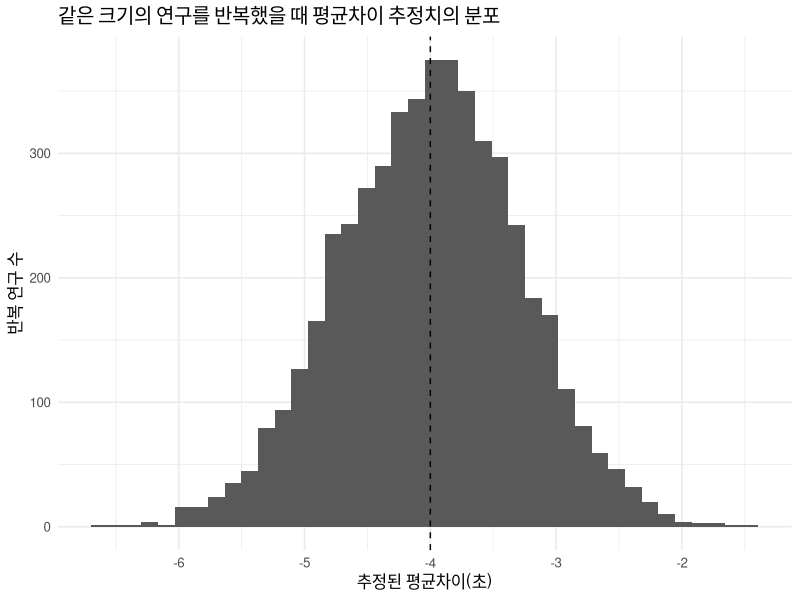
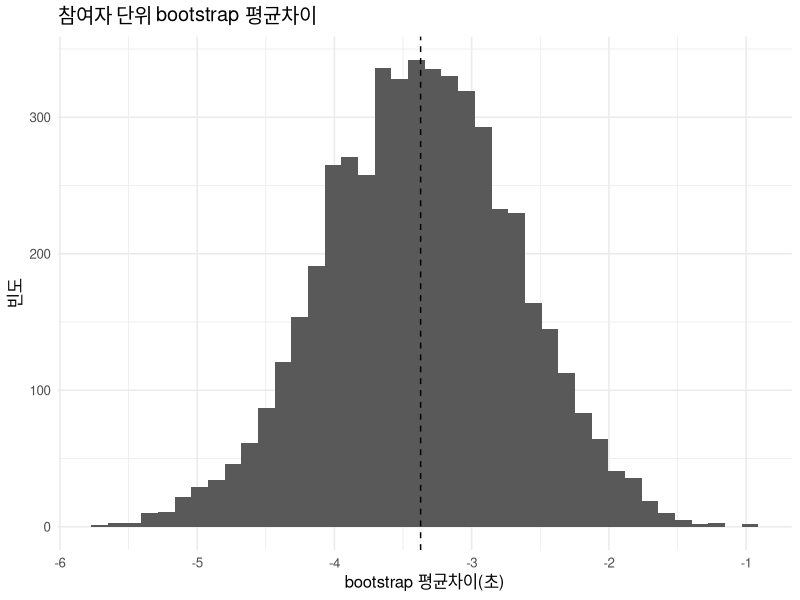
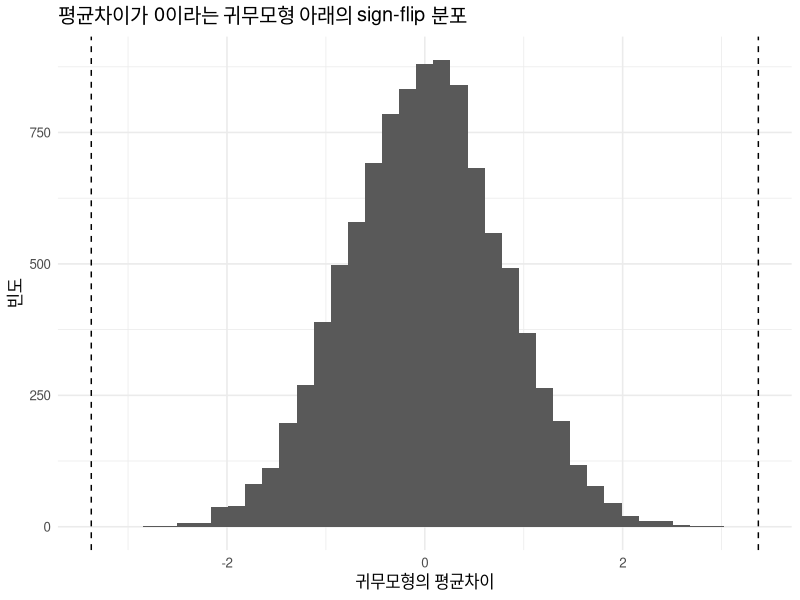
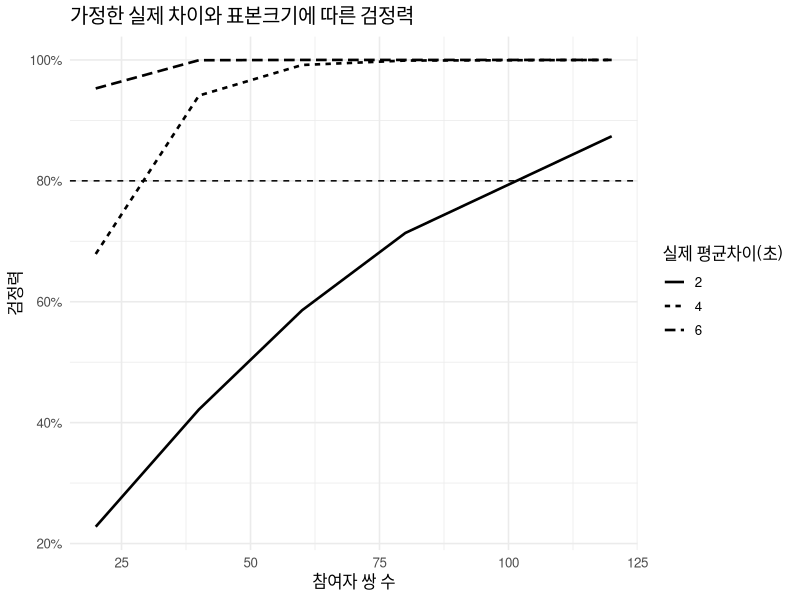
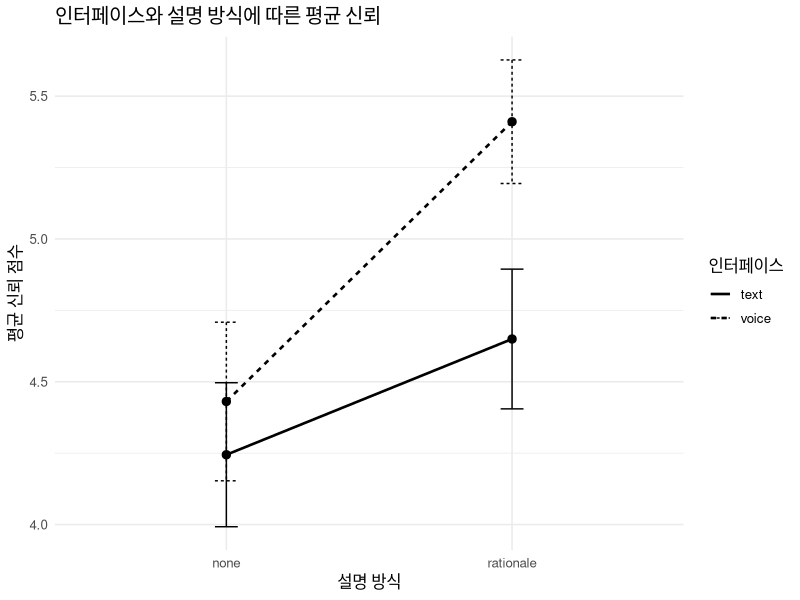
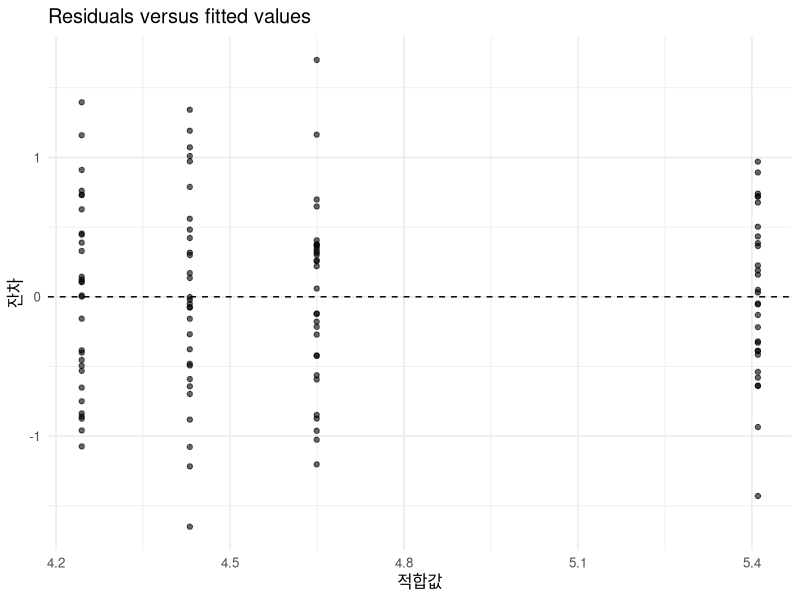
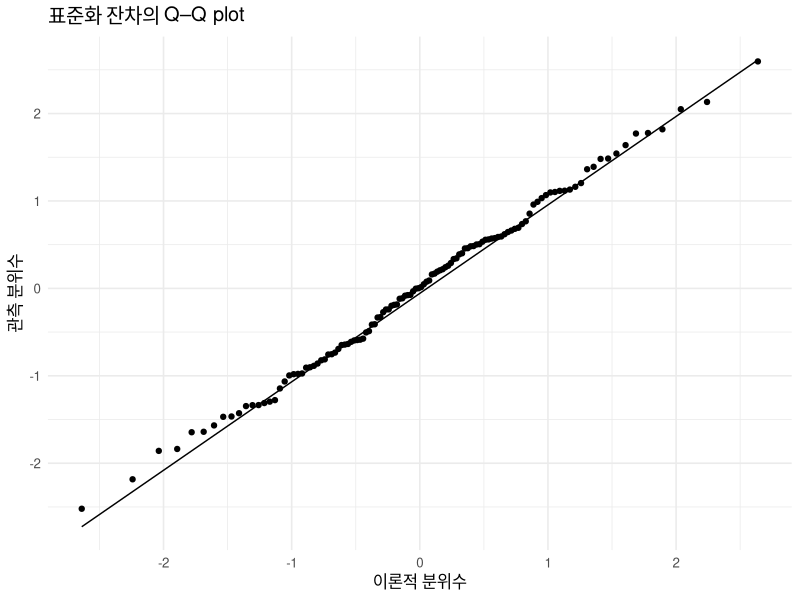
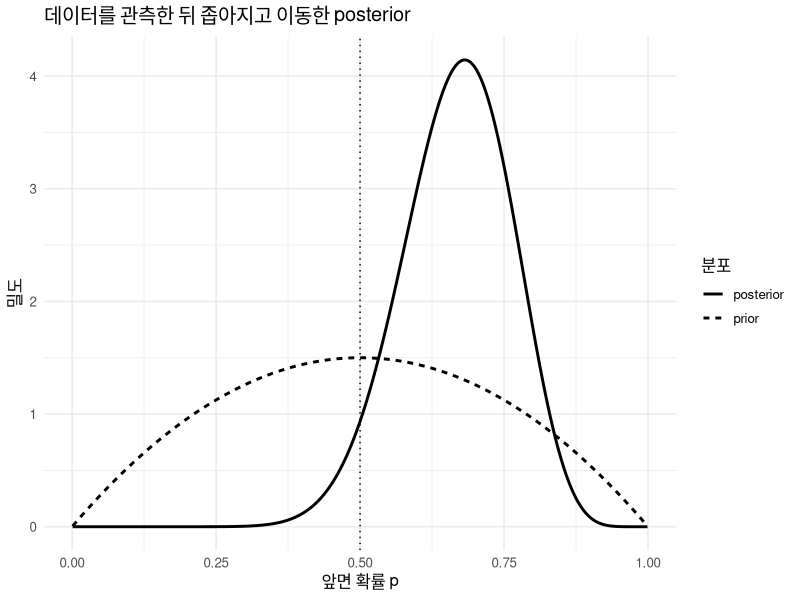

R code for these plots, in order:
## ---- chunk 1
#| label: setup
#| message: false
#| warning: false

library(tidyverse)

theme_set(theme_minimal(base_size = 12))
## ---- chunk 2
#| label: create-paired-hci-data
#| include: false

set.seed(2026)

participants <- tibble(
  participant_id = sprintf("P%03d", 1:96),
  expertise = factor(
    rep(c("novice", "experienced"), each = 48),
    levels = c("novice", "experienced")
  ),
  sequence = factor(
    rep(
      rep(c("text_first", "voice_first"), each = 24),
      times = 2
    ),
    levels = c("text_first", "voice_first")
  ),
  participant_intercept = rnorm(96, mean = 0, sd = 6)
)

hci_trials <- participants |>
  crossing(
    interface = factor(
      c("text", "voice"),
      levels = c("text", "voice")
    )
  ) |>
  mutate(
    period = case_when(
      sequence == "text_first" & interface == "text" ~ 1L,
      sequence == "text_first" & interface == "voice" ~ 2L,
      sequence == "voice_first" & interface == "voice" ~ 1L,
      TRUE ~ 2L
    ),
    completion_time =
      58 + participant_intercept -
      4 * (expertise == "experienced") -
      6 * (interface == "voice") +
      4 * (expertise == "experienced" & interface == "voice") -
      2 * (period == 2L) +
      rnorm(n(), mean = 0, sd = 5),
    completion_time = round(completion_time, 1)
  ) |>
  select(
    participant_id,
    expertise,
    sequence,
    period,
    interface,
    completion_time
  )
## ---- chunk 3
glimpse(hci_trials)
## ---- chunk 4
hci_trials |>
  summarise(
    rows = n(),
    participants = n_distinct(participant_id),
    observations_per_participant = n() / n_distinct(participant_id)
  )
## ---- chunk 5
paired_differences <- hci_trials |>
  select(participant_id, expertise, interface, completion_time) |>
  pivot_wider(
    names_from = interface,
    values_from = completion_time
  ) |>
  mutate(
    difference_voice_minus_text = voice - text
  )

paired_differences |>
  select(participant_id, expertise, text, voice, difference_voice_minus_text) |>
  slice_head(n = 8)
## ---- chunk 6
paired_summary <- paired_differences |>
  summarise(
    n_participants = n(),
    estimate = mean(difference_voice_minus_text),
    sd_difference = sd(difference_voice_minus_text),
    standard_error = sd_difference / sqrt(n_participants)
  )

paired_summary
## ---- chunk 7
set.seed(2026)

sampling_distribution <- tibble(simulation = 1:5000) |>
  mutate(
    estimate = map_dbl(
      simulation,
      function(sim_id) {
        mean(rnorm(96, mean = -4, sd = 7))
      }
    )
  )

sampling_distribution |>
  ggplot(aes(estimate)) +
  geom_histogram(bins = 40) +
  geom_vline(xintercept = -4, linetype = "dashed") +
  labs(
    title = "같은 크기의 연구를 반복했을 때 평균차이 추정치의 분포",
    x = "추정된 평균차이(초)",
    y = "반복 연구 수"
  )
## ---- chunk 8
paired_ci <- paired_summary |>
  mutate(
    critical_t = qt(0.975, df = n_participants - 1),
    lower = estimate - critical_t * standard_error,
    upper = estimate + critical_t * standard_error
  )

paired_ci
## ---- chunk 9
paired_test <- t.test(
  paired_differences$voice,
  paired_differences$text,
  paired = TRUE,
  conf.level = 0.95
)

paired_test
## ---- chunk 10
smallest_effect_of_interest <- 3

paired_ci |>
  transmute(
    estimate,
    lower,
    upper,
    practical_interpretation = case_when(
      upper < -smallest_effect_of_interest ~
        "voice가 실질적으로 의미 있게 더 빠를 가능성과 일치",
      lower > smallest_effect_of_interest ~
        "text가 실질적으로 의미 있게 더 빠를 가능성과 일치",
      lower >= -smallest_effect_of_interest &
        upper <= smallest_effect_of_interest ~
        "실질적으로 작은 차이와 일치",
      TRUE ~
        "중요한 효과와 작은 효과를 아직 구분하기 어려움"
    )
  )
## ---- chunk 11
effect_size_dz <- paired_differences |>
  summarise(
    d_z = mean(difference_voice_minus_text) /
      sd(difference_voice_minus_text)
  )

effect_size_dz
## ---- chunk 12
set.seed(2026)

bootstrap_estimates <- tibble(bootstrap_id = 1:5000) |>
  mutate(
    estimate = map_dbl(
      bootstrap_id,
      function(bootstrap_id) {
        sampled_rows <- sample(
          seq_len(nrow(paired_differences)),
          replace = TRUE
        )

        mean(
          paired_differences$difference_voice_minus_text[sampled_rows]
        )
      }
    )
  )

bootstrap_estimates |>
  summarise(
    lower = quantile(estimate, 0.025),
    upper = quantile(estimate, 0.975)
  )
## ---- chunk 13
bootstrap_estimates |>
  ggplot(aes(estimate)) +
  geom_histogram(bins = 40) +
  geom_vline(
    xintercept = mean(paired_differences$difference_voice_minus_text),
    linetype = "dashed"
  ) +
  labs(
    title = "참여자 단위 bootstrap 평균차이",
    x = "bootstrap 평균차이(초)",
    y = "빈도"
  )
## ---- chunk 14
tibble(
  estimate = unname(paired_test$estimate),
  confidence_lower = paired_test$conf.int[1],
  confidence_upper = paired_test$conf.int[2],
  t_value = unname(paired_test$statistic),
  degrees_of_freedom = unname(paired_test$parameter),
  p_value = paired_test$p.value
)
## ---- chunk 15
set.seed(2026)

observed_difference <- mean(
  paired_differences$difference_voice_minus_text
)

sign_flip_null <- replicate(
  10000,
  {
    random_signs <- sample(
      c(-1, 1),
      size = nrow(paired_differences),
      replace = TRUE
    )

    mean(
      paired_differences$difference_voice_minus_text * random_signs
    )
  }
)

sign_flip_p_value <- mean(
  abs(sign_flip_null) >= abs(observed_difference)
)

sign_flip_p_value
## ---- chunk 16
tibble(null_estimate = sign_flip_null) |>
  ggplot(aes(null_estimate)) +
  geom_histogram(bins = 40) +
  geom_vline(
    xintercept = c(-abs(observed_difference), abs(observed_difference)),
    linetype = "dashed"
  ) +
  labs(
    title = "평균차이가 0이라는 귀무모형 아래의 sign-flip 분포",
    x = "귀무모형의 평균차이",
    y = "빈도"
  )
## ---- chunk 17
power_grid <- crossing(
  n_pairs = c(20, 40, 60, 80, 120),
  true_difference = c(2, 4, 6)
) |>
  mutate(
    power = map2_dbl(
      n_pairs,
      true_difference,
      function(n_i, difference_i) {
        power.t.test(
          n = n_i,
          delta = difference_i,
          sd = 7,
          sig.level = 0.05,
          type = "paired",
          alternative = "two.sided"
        )$power
      }
    )
  )

power_grid
## ---- chunk 18
power_grid |>
  mutate(true_difference = factor(true_difference)) |>
  ggplot(aes(n_pairs, power, linetype = true_difference)) +
  geom_line(linewidth = 0.9) +
  geom_hline(yintercept = 0.8, linetype = "dashed") +
  scale_y_continuous(labels = scales::label_percent()) +
  labs(
    title = "가정한 실제 차이와 표본크기에 따른 검정력",
    x = "참여자 쌍 수",
    y = "검정력",
    linetype = "실제 평균차이(초)"
  )
## ---- chunk 19
precision_grid <- tibble(
  n_pairs = c(20, 40, 60, 80, 120)
) |>
  mutate(
    expected_margin_of_error =
      qt(0.975, df = n_pairs - 1) * 7 / sqrt(n_pairs)
  )

precision_grid
## ---- chunk 20
1 - (1 - 0.05)^20
## ---- chunk 21
example_p_values <- c(0.004, 0.018, 0.031, 0.061, 0.20)

tibble(
  raw_p = example_p_values,
  holm_p = p.adjust(example_p_values, method = "holm"),
  fdr_p = p.adjust(example_p_values, method = "BH")
)
## ---- chunk 22
#| label: create-factorial-data
#| include: false

set.seed(2027)

factorial_hci <- crossing(
  interface = factor(
    c("text", "voice"),
    levels = c("text", "voice")
  ),
  explanation = factor(
    c("none", "rationale"),
    levels = c("none", "rationale")
  ),
  participant_in_cell = 1:30
) |>
  mutate(
    participant_id = sprintf(
      "%s_%s_%02d",
      as.character(interface),
      as.character(explanation),
      participant_in_cell
    ),
    trust =
      4.2 +
      0.25 * (interface == "voice") +
      0.35 * (explanation == "rationale") +
      0.65 * (interface == "voice" & explanation == "rationale") +
      rnorm(n(), mean = 0, sd = 0.65),
    trust = pmin(pmax(trust, 1), 7)
  )
## ---- chunk 23
cell_summary <- factorial_hci |>
  summarise(
    n = n(),
    mean_trust = mean(trust),
    se = sd(trust) / sqrt(n),
    critical_t = qt(0.975, df = n - 1),
    lower = mean_trust - critical_t * se,
    upper = mean_trust + critical_t * se,
    .by = c(interface, explanation)
  )

cell_summary
## ---- chunk 24
cell_summary |>
  ggplot(
    aes(
      explanation,
      mean_trust,
      group = interface,
      linetype = interface
    )
  ) +
  geom_line(linewidth = 0.9) +
  geom_point(size = 2.5) +
  geom_errorbar(
    aes(ymin = lower, ymax = upper),
    width = 0.08
  ) +
  labs(
    title = "인터페이스와 설명 방식에 따른 평균 신뢰",
    x = "설명 방식",
    y = "평균 신뢰 점수",
    linetype = "인터페이스"
  )
## ---- chunk 25
factorial_model <- lm(
  trust ~ interface * explanation,
  data = factorial_hci
)

summary(factorial_model)
## ---- chunk 26
anova(factorial_model)
## ---- chunk 27
confint(factorial_model)
## ---- chunk 28
cell_grid <- crossing(
  interface = factor(
    c("text", "voice"),
    levels = levels(factorial_hci[["interface"]])
  ),
  explanation = factor(
    c("none", "rationale"),
    levels = levels(factorial_hci[["explanation"]])
  )
)

prediction_matrix <- predict(
  factorial_model,
  newdata = cell_grid,
  interval = "confidence"
)

model_cell_estimates <- bind_cols(
  cell_grid,
  as_tibble(prediction_matrix)
)

model_cell_estimates
## ---- chunk 29
model_diagnostics <- tibble(
  fitted = fitted(factorial_model),
  residual = residuals(factorial_model),
  standardized_residual = rstandard(factorial_model)
)
## ---- chunk 30
model_diagnostics |>
  ggplot(aes(fitted, residual)) +
  geom_point(alpha = 0.6) +
  geom_hline(yintercept = 0, linetype = "dashed") +
  labs(
    title = "Residuals versus fitted values",
    x = "적합값",
    y = "잔차"
  )
## ---- chunk 31
model_diagnostics |>
  ggplot(aes(sample = standardized_residual)) +
  stat_qq() +
  stat_qq_line() +
  labs(
    title = "표준화 잔차의 Q–Q plot",
    x = "이론적 분위수",
    y = "관측 분위수"
  )
## ---- chunk 32
frequentist_coin <- binom.test(
  x = 14,
  n = 20,
  p = 0.5,
  alternative = "two.sided"
)

frequentist_coin
## ---- chunk 33
prior_alpha <- 2
prior_beta <- 2
heads <- 14
tails <- 6

posterior_alpha <- prior_alpha + heads
posterior_beta <- prior_beta + tails

bayesian_summary <- tibble(
  posterior_mean = posterior_alpha /
    (posterior_alpha + posterior_beta),
  credible_lower = qbeta(
    0.025,
    posterior_alpha,
    posterior_beta
  ),
  credible_upper = qbeta(
    0.975,
    posterior_alpha,
    posterior_beta
  ),
  probability_above_half = 1 - pbeta(
    0.5,
    posterior_alpha,
    posterior_beta
  )
)

bayesian_summary
## ---- chunk 34
prior_posterior <- tibble(
  p = seq(0.001, 0.999, length.out = 500),
  prior = dbeta(p, prior_alpha, prior_beta),
  posterior = dbeta(p, posterior_alpha, posterior_beta)
) |>
  pivot_longer(
    c(prior, posterior),
    names_to = "distribution",
    values_to = "density"
  )

prior_posterior |>
  ggplot(aes(p, density, linetype = distribution)) +
  geom_line(linewidth = 1) +
  geom_vline(xintercept = 0.5, linetype = "dotted") +
  labs(
    title = "데이터를 관측한 뒤 좁아지고 이동한 posterior",
    x = "앞면 확률 p",
    y = "밀도",
    linetype = "분포"
  )
## ---- chunk 35
1 / choose(8, 4)
